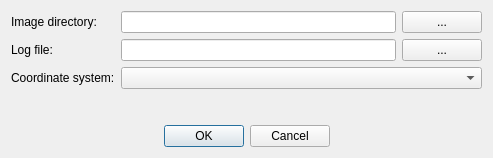
<?xml version="1.0" encoding="UTF-8"?>
<ui version="4.0">
 <class>Dialog</class>
 <widget class="QDialog" name="Dialog">
  <property name="geometry">
   <rect>
    <x>0</x>
    <y>0</y>
    <width>493</width>
    <height>158</height>
   </rect>
  </property>
  <property name="windowTitle">
   <string>Import GEOSTIX data</string>
  </property>
  <layout class="QVBoxLayout" name="verticalLayout">
   <item>
    <layout class="QFormLayout" name="formLayout">
     <item row="0" column="0">
      <widget class="QLabel" name="image_directory_label">
       <property name="text">
        <string>Image directory:</string>
       </property>
      </widget>
     </item>
     <item row="0" column="1">
      <layout class="QHBoxLayout" name="horizontalLayout">
       <item>
        <widget class="QLineEdit" name="image_directory_text"/>
       </item>
       <item>
        <widget class="QPushButton" name="image_directory_button">
         <property name="text">
          <string>...</string>
         </property>
        </widget>
       </item>
      </layout>
     </item>
     <item row="1" column="0">
      <widget class="QLabel" name="log_file_label">
       <property name="text">
        <string>Log file:</string>
       </property>
      </widget>
     </item>
     <item row="1" column="1">
      <layout class="QHBoxLayout" name="horizontalLayout_2">
       <item>
        <widget class="QLineEdit" name="log_file_text"/>
       </item>
       <item>
        <widget class="QPushButton" name="log_file_button">
         <property name="text">
          <string>...</string>
         </property>
        </widget>
       </item>
      </layout>
     </item>
     <item row="2" column="0">
      <widget class="QLabel" name="label">
       <property name="text">
        <string>Coordinate system:</string>
       </property>
      </widget>
     </item>
     <item row="2" column="1">
      <widget class="QComboBox" name="crs_combo"/>
     </item>
    </layout>
   </item>
   <item>
    <widget class="QDialogButtonBox" name="button_box">
     <property name="orientation">
      <enum>Qt::Orientation::Horizontal</enum>
     </property>
     <property name="standardButtons">
      <set>QDialogButtonBox::StandardButton::Cancel|QDialogButtonBox::StandardButton::Ok</set>
     </property>
     <property name="centerButtons">
      <bool>true</bool>
     </property>
    </widget>
   </item>
  </layout>
 </widget>
 <resources/>
 <connections>
  <connection>
   <sender>button_box</sender>
   <signal>accepted()</signal>
   <receiver>Dialog</receiver>
   <slot>accept()</slot>
   <hints>
    <hint type="sourcelabel">
     <x>248</x>
     <y>254</y>
    </hint>
    <hint type="destinationlabel">
     <x>157</x>
     <y>274</y>
    </hint>
   </hints>
  </connection>
  <connection>
   <sender>button_box</sender>
   <signal>rejected()</signal>
   <receiver>Dialog</receiver>
   <slot>reject()</slot>
   <hints>
    <hint type="sourcelabel">
     <x>316</x>
     <y>260</y>
    </hint>
    <hint type="destinationlabel">
     <x>286</x>
     <y>274</y>
    </hint>
   </hints>
  </connection>
 </connections>
</ui>
